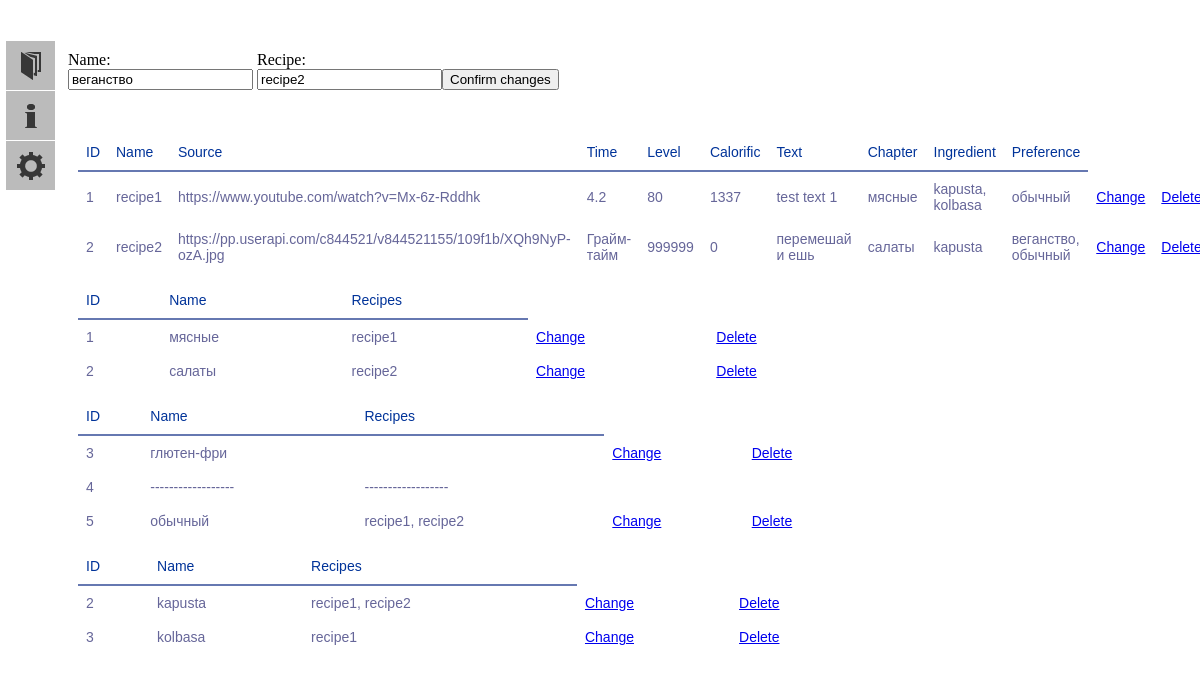
The app's page /change/preference/4 with its own data.
### models.py (models this page shows, shortened)
class Preference(db.Model):
    id = db.Column(db.Integer, primary_key=True)
    name = db.Column(db.TEXT(16), index=True)
    rec_pref = db.relationship("RecipePreference", back_populates='preferences', cascade='all')
    def get_item(self, i):
        return {
            0: self.id,
            1: self.name,
            2: ', '.join(map(str, list('{}'.format(Recipe.query.get(x.recipe_id).name)
                                       for x in RecipePreference.query.filter_by(preference_id=self.id).all())))
        }[i]
    def __iter__(self):
        return (self.get_item(i) for i in range(0, 3))

class Recipe(db.Model):
    id = db.Column(db.Integer, primary_key=True)
    name = db.Column(db.TEXT(512), index=True)
    source = db.Column(db.TEXT(512))
    time = db.Column(db.String(32))
    level = db.Column(db.INT)
    calorific = db.Column(db.INT)
    text = db.Column(db.TEXT(8192))
    chapter_id = db.Column(db.Integer, db.ForeignKey("chapter.id", ondelete='CASCADE'), index=True)
    rec_ingr = db.relationship("RecipeIngredient", back_populates='recipes', cascade='all')
    rec_pref = db.relationship("RecipePreference", back_populates='recipes', cascade='all')
    def get_item(self, index):
        return {
            0: str(self.id),
            1: str(self.name),
            2: str(self.source),
            3: str(self.time),
            4: str(self.level),
            5: str(self.calorific),
            6: str(self.text),
            7: ', '.join(list('{}'.format(Chapter.query.get(x.id).name)
                              for x in Chapter.query.filter_by(id=self.chapter_id).all())),
            8: ', '.join(list('{}'.format(Ingredient.query.get(x.ingredient_id).name)
                              for x in RecipeIngredient.query.filter_by(recipe_id=self.id).all())),
            9: ', '.join(list('{}'.format(Preference.query.get(x.preference_id).name)
                              for x in RecipePreference.query.filter_by(recipe_id=self.id).all()))
        }[index]
    def __iter__(self):
        return (self.get_item(i) for i in range(0, 10))

class Chapter(db.Model):
    id = db.Column(db.Integer, primary_key=True)
    name = db.Column(db.TEXT(16), index=True, unique=True)
    recipes = db.relationship("Recipe")
    def get_item(self, i):
        return {
            0: self.id,
            1: self.name,
            2: ", ".join('{}'.format(x.name) for x in self.recipes)
        }[i]
    def __iter__(self):
        return (self.get_item(i) for i in range(0, 3))

class Ingredient(db.Model):
    id = db.Column(db.Integer, primary_key=True)
    name = db.Column(db.TEXT(16), index=True)
    rec_ingr = db.relationship("RecipeIngredient", back_populates='ingredients', cascade='all')
    def get_item(self, i):
        return{
            0: self.id,
            1: self.name,
            2: ', '.join(map(str, list('{}'.format(Recipe.query.get(x.recipe_id).name)
                                       for x in RecipeIngredient.query.filter_by(ingredient_id=self.id).all())))
        }[i]
    def __iter__(self):
        return (self.get_item(i) for i in range(0, 3))

### app.py (the view)
@app.route('/change/<chtype>/<changing>', methods=['GET', 'POST'])
def change(changing, chtype):
    try:
        contents_dict = {
            "chapter": Chapter.query.all(),
            "recipe": Recipe.query.all(),
            "ingredient": Ingredient.query.all(),
            "preference": Preference.query.all()
        }
        form = form_dict[chtype]
        form = form()
        if form.validate_on_submit():
            form.create_instance(_id=changing)
            flash('{} changed successfully'.format(chtype.capitalize()))
            return redirect(url_for('index'))
        for i in range(len(form)):
            form.get_item(i).data = instance_dict[chtype].query.get(int(changing)).get_item(i)
        return render_template("change.html", form=form, index=int(changing), chtype=chtype, contents_dict=contents_dict,
                               statistics_dict=statistics_dict)
    except Exception:
        flash("An Error while Changing")
        return redirect(url_for('index'))

### forms.py (shortened to what this page needs)
class PreferenceForm(Finder):
    recipe = StringField('recipe', validators=[Regexp(".*")])

### forms.py (called while the page is built)
    def get_item(self, i):
        return {
            0: self.id,
            1: self.name,
            2: self.recipe
        }[i]

    def __len__(self):
        return 3

### templates/change.html (shortened to what this page needs)
{% extends "base.html" %}
{% block form %}
<form action="" method="post" name="find">
    <div class="change">
    <p class="change">
        Name:<br>
        {{ form.name }}<br>
        <br>
    </p>
    {% if chtype=='recipe' %}
        <p class="change">
            Source:<br>
            {{ form.source }}<br>
            {% for error in form.errors.source %}
                <span class="error">[{{error}}]</span>
            {% endfor %}<br>
        </p>
        <p class="change">
            Time:<br>
            {{ form.time }}<br>
            {% for error in form.errors.time %}
                <span class="error">[{{error}}]</span>
            {% endfor %}<br>
        </p>
        <p class="change">
            Level:<br>
            {{ form.level }}<br>
            {% for error in form.errors.level %}
                <span class="error">[{{error}}]</span>
            {% endfor %}<br>
        </p>
        <p class="change">
            Calorific:<br>
            {{ form.calorific }}<br>
            {% for error in form.errors.calorific %}
                <span class="error">[{{error}}]</span>
            {% endfor %}<br>
        </p>
        <p class="change">
            Chapter:<br>
            {{ form.chapter }}<br>
            {% for error in form.errors.chapter %}
                <span class="error">[{{error}}]</span>
            {% endfor %}<br>
        </p>
        <p class="change">
            Preference:<br>
            {{ form.preferences }}<br>
            {% for error in form.errors.preference %}
                <span class="error">[{{error}}]</span>
            {% endfor %}<br>
        </p>
        <p class="change">
            Ingredients:<br>
            {{ form.ingredients }}<br>
            {% for error in form.errors.ingredients %}
                <span class="error">[{{error}}]</span>
            {% endfor %}<br>
        </p>
        <p class="change">
            Text:<br>
            {{ form.text }}<br>
            {% for error in form.errors.text %}
                <span class="error">[{{error}}]</span>
            {% endfor %}<br>
        </p>
        <p class="change button-recipe">
            <input type="submit" class="" value="Confirm changes">
        </p>
    {% else %}
        <p class="change">
            Recipe:<br>
            {{ form.recipe }}<br>
            <br>
        </p>
        <p class="change button">
            <input type="submit" class="" value="Confirm changes">
        </p>
    {% endif %}
    </div>
</form>
<table class="recipe">
<tr><th>ID</th><th>Name</th><th>Source</th><th>Time</th><th>Level</th><th>Calorific</th><th>Text</th><th>Chapter</th>
    <th>Ingredient</th><th>Preference</th></tr>
{% for recipe in contents_dict["recipe"] %}
    <tr>
        {% if ((chtype == 'recipe') and ( index == recipe.id )) %}
            <td>{{ recipe.id }}</td>
            {% for i in "Refactor" %}
                <td> {{ i }} </td>
            {% endfor %}
        {% else %}
            {% for item in recipe %}
                <td>{{ item }}</td>
            {% endfor %}
            <td class="after-bt"><a href="{{ url_for('change', changing=recipe.id, chtype='recipe') }}">Change</a></td>
            <td class="after-bt"><a href="{{ url_for('delete', deleting=recipe.id, chtype='recipe') }}">Delete</a></td>
        {% endif %}
    </tr>
{% endfor %}
</table>
<table class="chapter">
<tr><th>ID</th><th>Name</th><th>Recipes</th>
{% for chapter in contents_dict["chapter"] %}
    <tr>
        {% if ( (chtype == 'chapter') and (index == chapter.id) ) %}
            <td>{{ chapter.id }}</td>
            <td> ------------------ </td>
            <td> ------------------ </td>
        {% else %}
            {% for item in chapter %}
                <td>{{ item }}</td>
            {% endfor %}
            <td class="after-bt"><a href="{{ url_for('change', changing=chapter.id, chtype='chapter') }}">Change</a></td>
            <td class="after-bt"><a href="{{ url_for('delete', deleting=chapter.id, chtype='chapter') }}">Delete</a></td>
        {% endif %}
    </tr>
{% endfor %}
</table>
<table class="preference">
<tr><th>ID</th><th>Name</th><th>Recipes</th>
{% for preference in contents_dict["preference"] %}
    <tr>
        {% if ((chtype == 'preference') and ( index == preference.id )) %}
            <td>{{ preference.id }}</td>
            <td> ------------------ </td>
            <td> ------------------ </td>
        {% else %}
            {% for item in preference %}
                <td>{{ item }}</td>
            {% endfor %}
            <td class="after-bt"><a href="{{ url_for('change', changing=preference.id, chtype='preference') }}">Change</a></td>
            <td class="after-bt"><a href="{{ url_for('delete', deleting=preference.id, chtype='preference') }}">Delete</a></td>
        {% endif %}
    </tr>
{% endfor %}
</table>
<table class="ingredient">
<tr><th>ID</th><th>Name</th><th>Recipes</th>
{% for ingredient in contents_dict["ingredient"] %}
    <tr>
        {% if ((chtype == 'ingredient') and ( index == ingredient.id )) %}
            <td>{{ ingredient.id }}</td>
            <td> ------------------ </td>
            <td> ------------------ </td>
        {% else %}
            {% for item in ingredient %}
                <td>{{ item }}</td>
            {% endfor %}
            <td class="after-bt"><a href="{{ url_for('change', changing=ingredient.id, chtype='ingredient') }}">Change</a></td>
            <td class="after-bt"><a href="{{ url_for('delete', deleting=ingredient.id, chtype='ingredient') }}">Delete</a></td>
        {% endif %}
    </tr>
{% endfor %}
</table>
{% endblock %}

### static/css/main.css (style rules this page uses)
body { padding-left: 60px; margin-top: 35px; background: -moz-linear-gradient(-45deg, #ddddfb 5%, #fff 95%); height: 100%; }
table { font-family: "Lucida Sans Unicode", "Lucida Grande", Sans-Serif; font-size: 14px; background: white; max-width: 70%; width: 70%; border-collapse: collapse; text-align: left; margin: 10px; }
th { font-weight: normal; color: #039; border-bottom: 2px solid #6678b1; padding: 10px 8px; }
td { color: #669; padding: 9px 8px; transition: .3s linear; }
.change { display: inline-block; }
div.change { position:relative; }
.change.button { padding-top: 18px; position: absolute; }

### records on screen
Preference: name "веганство", id "4"
Recipe: recipe "1" "4.2" "80" "1337" "kapusta, kolbasa", name "recipe1", source "https://www.youtube.com/watch?v=Mx-6z-Rddhk", text "test text 1"
Chapter: name "мясные", chapter "1"
Preference: name "обычный", preference "5" "recipe1, recipe2"
Recipe: recipe "2" "999999" "0" "веганство, обычный", name "recipe2", source "https://pp.userapi.com/c844521/v844521155/109f1b/XQh9NyP-ozA.jpg", time "Грайм-тайм", text "перемешай и ешь"
Chapter: name "салаты", chapter "2"
Ingredient: name "kapusta", ingredient "2" "recipe1, recipe2"
Preference: preference "3", name "глютен-фри"
Ingredient: ingredient "3", name "kolbasa"
